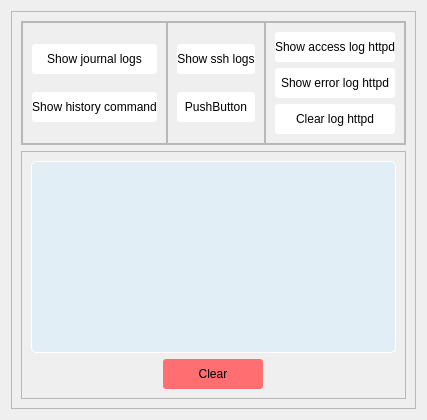
               <widget class="QWidget" name="log">
                <layout class="QGridLayout" name="gridLayout_7">
                 <item row="0" column="0">
                  <widget class="QFrame" name="frame_29">
                   <property name="frameShape">
                    <enum>QFrame::StyledPanel</enum>
                   </property>
                   <property name="frameShadow">
                    <enum>QFrame::Raised</enum>
                   </property>
                   <layout class="QVBoxLayout" name="verticalLayout_22">
                    <item>
                     <widget class="QFrame" name="frame_30">
                      <property name="minimumSize">
                       <size>
                        <width>0</width>
                        <height>100</height>
                       </size>
                      </property>
                      <property name="maximumSize">
                       <size>
                        <width>16777215</width>
                        <height>16777215</height>
                       </size>
                      </property>
                      <property name="frameShape">
                       <enum>QFrame::StyledPanel</enum>
                      </property>
                      <property name="frameShadow">
                       <enum>QFrame::Raised</enum>
                      </property>
                      <layout class="QHBoxLayout" name="horizontalLayout_6">
                       <property name="spacing">
                        <number>0</number>
                       </property>
                       <property name="leftMargin">
                        <number>0</number>
                       </property>
                       <property name="topMargin">
                        <number>0</number>
                       </property>
                       <property name="rightMargin">
                        <number>0</number>
                       </property>
                       <property name="bottomMargin">
                        <number>0</number>
                       </property>
                       <item>
                        <widget class="QFrame" name="frame_32">
                         <property name="frameShape">
                          <enum>QFrame::StyledPanel</enum>
                         </property>
                         <property name="frameShadow">
                          <enum>QFrame::Raised</enum>
                         </property>
                         <layout class="QVBoxLayout" name="verticalLayout_23">
                          <item>
                           <widget class="QPushButton" name="pushButton_19">
                            <property name="minimumSize">
                             <size>
                              <width>0</width>
                              <height>30</height>
                             </size>
                            </property>
                            <property name="cursor">
                             <cursorShape>PointingHandCursor</cursorShape>
                            </property>
                            <property name="styleSheet">
                             <string notr="true">QPushButton{
	
	background-color: white;
	
	border-radius:3px;

}
QPushButton:hover{
	
	
	
	background-color: rgb(225, 238, 246);
	border-radius:3px;
	
	color: black;

}</string>
                            </property>
                            <property name="text">
                             <string>Show journal logs</string>
                            </property>
                           </widget>
                          </item>
                          <item>
                           <widget class="QPushButton" name="pushButton_20">
                            <property name="minimumSize">
                             <size>
                              <width>0</width>
                              <height>30</height>
                             </size>
                            </property>
                            <property name="cursor">
                             <cursorShape>PointingHandCursor</cursorShape>
                            </property>
                            <property name="styleSheet">
                             <string notr="true">QPushButton{
	
	background-color: white;
	
	border-radius:3px;

}
QPushButton:hover{
	
	
	
	background-color: rgb(225, 238, 246);
	border-radius:3px;
	
	color: black;

}</string>
                            </property>
                            <property name="text">
                             <string>Show history command</string>
                            </property>
                           </widget>
                          </item>
                         </layout>
                        </widget>
                       </item>
                       <item>
                        <widget class="QFrame" name="frame_33">
                         <property name="frameShape">
                          <enum>QFrame::StyledPanel</enum>
                         </property>
                         <property name="frameShadow">
                          <enum>QFrame::Raised</enum>
                         </property>
                         <layout class="QVBoxLayout" name="verticalLayout_24">
                          <item>
                           <widget class="QPushButton" name="Show_ssh_log">
                            <property name="minimumSize">
                             <size>
                              <width>0</width>
                              <height>30</height>
                             </size>
                            </property>
                            <property name="cursor">
                             <cursorShape>PointingHandCursor</cursorShape>
                            </property>
                            <property name="styleSheet">
                             <string notr="true">QPushButton{
	
	background-color: white;
	
	border-radius:3px;

}
QPushButton:hover{
	
	
	
	background-color: rgb(225, 238, 246);
	border-radius:3px;
	
	color: black;

}</string>
                            </property>
                            <property name="text">
                             <string>Show ssh logs</string>
                            </property>
                           </widget>
                          </item>
                          <item>
                           <widget class="QPushButton" name="pushButton_22">
                            <property name="minimumSize">
                             <size>
                              <width>0</width>
                              <height>30</height>
                             </size>
                            </property>
                            <property name="cursor">
                             <cursorShape>PointingHandCursor</cursorShape>
                            </property>
                            <property name="styleSheet">
                             <string notr="true">QPushButton{
	
	background-color: white;
	
	border-radius:3px;

}
QPushButton:hover{
	
	
	
	background-color: rgb(225, 238, 246);
	border-radius:3px;
	
	color: black;

}</string>
                            </property>
                            <property name="text">
                             <string>PushButton</string>
                            </property>
                           </widget>
                          </item>
                         </layout>
                        </widget>
                       </item>
                       <item>
                        <widget class="QFrame" name="frame_34">
                         <property name="frameShape">
                          <enum>QFrame::StyledPanel</enum>
                         </property>
                         <property name="frameShadow">
                          <enum>QFrame::Raised</enum>
                         </property>
                         <layout class="QVBoxLayout" name="verticalLayout_25">
                          <item>
                           <widget class="QPushButton" name="Show_acc_log_httpd">
                            <property name="minimumSize">
                             <size>
                              <width>0</width>
                              <height>30</height>
                             </size>
                            </property>
                            <property name="cursor">
                             <cursorShape>PointingHandCursor</cursorShape>
                            </property>
                            <property name="styleSheet">
                             <string notr="true">QPushButton{
	
	background-color: white;
	
	border-radius:3px;

}
QPushButton:hover{
	
	
	
	background-color: rgb(225, 238, 246);
	border-radius:3px;
	
	color: black;

}</string>
                            </property>
                            <property name="text">
                             <string>Show access log httpd</string>
                            </property>
                           </widget>
                          </item>
                          <item>
                           <widget class="QPushButton" name="pushButton_24">
                            <property name="minimumSize">
                             <size>
                              <width>0</width>
                              <height>30</height>
                             </size>
                            </property>
                            <property name="cursor">
                             <cursorShape>PointingHandCursor</cursorShape>
                            </property>
                            <property name="styleSheet">
                             <string notr="true">QPushButton{
	
	background-color: white;
	
	border-radius:3px;

}
QPushButton:hover{
	
	
	
	background-color: rgb(225, 238, 246);
	border-radius:3px;
	
	color: black;

}</string>
                            </property>
                            <property name="text">
                             <string>Show error log httpd</string>
                            </property>
                           </widget>
                          </item>
                          <item>
                           <widget class="QPushButton" name="pushButton_26">
                            <property name="minimumSize">
                             <size>
                              <width>0</width>
                              <height>30</height>
                             </size>
                            </property>
                            <property name="styleSheet">
                             <string notr="true">QPushButton{
	
	background-color: white;
	
	border-radius:3px;

}
QPushButton:hover{
	
	
	
	background-color: rgb(225, 238, 246);
	border-radius:3px;
	
	color: black;

}</string>
                            </property>
                            <property name="text">
                             <string>Clear log httpd</string>
                            </property>
                           </widget>
                          </item>
                         </layout>
                        </widget>
                       </item>
                      </layout>
                     </widget>
                    </item>
                    <item>
                     <widget class="QFrame" name="frame_31">
                      <property name="frameShape">
                       <enum>QFrame::StyledPanel</enum>
                      </property>
                      <property name="frameShadow">
                       <enum>QFrame::Raised</enum>
                      </property>
                      <layout class="QGridLayout" name="gridLayout_8">
                       <item row="0" column="0">
                        <widget class="QPlainTextEdit" name="plainTextEdit">
                         <property name="styleSheet">
                          <string notr="true">font:10pt &quot;Oswald&quot;;
color: rgb(0, 0, 0);
border:1px solid;
background-color: rgb(225, 238, 246);
border-radius: 5px;
border-color: rgb(255, 255, 255);</string>
                         </property>
                        </widget>
                       </item>
                       <item row="1" column="0" alignment="Qt::AlignHCenter|Qt::AlignVCenter">
                        <widget class="QPushButton" name="pushButton_25">
                         <property name="minimumSize">
                          <size>
                           <width>100</width>
                           <height>30</height>
                          </size>
                         </property>
                         <property name="styleSheet">
                          <string notr="true">QPushButton{
	
	
	background-color: rgb(255, 110, 112);
	
	border-radius:3px;

}
QPushButton:hover{
	
	
	background-color: rgb(195, 0, 0);
	border-radius:3px;
	
	color: rgb(255, 255, 255);

}</string>
                         </property>
                         <property name="text">
                          <string>Clear</string>
                         </property>
                         <property name="icon">
                          <iconset resource="res.qrc">
                           <normaloff>:/icon/icon/310679.png</normaloff>:/icon/icon/310679.png</iconset>
                         </property>
                         <property name="iconSize">
                          <size>
                           <width>20</width>
                           <height>20</height>
                          </size>
                         </property>
                        </widget>
                       </item>
                      </layout>
                     </widget>
                    </item>
                   </layout>
                  </widget>
                 </item>
                </layout>
               </widget>
